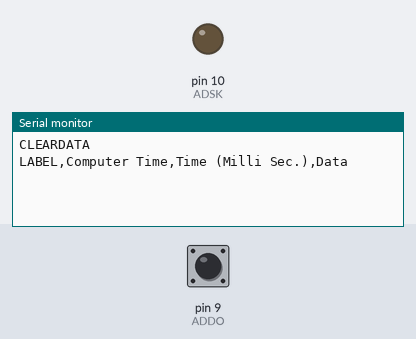
Simulated run of this sketch. Board: Arduino Uno, built with avr-gcc and run on an emulated ATmega328P. Shown: output pins drawn as LEDs (lit = HIGH), the last lines printed to the serial monitor. The inputs (shaded band) are chosen by the test bench; at power-on: pin 9 (ADDO) HIGH.

Above: at 1.2 s.
1.3 s: pin 9 (ADDO) pulled LOW for 0.15 s
At 2.6 s:
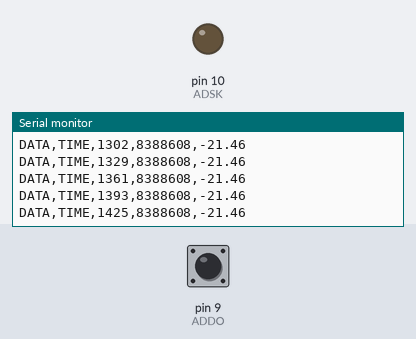
2.9 s: pin 9 (ADDO) pulled LOW for 1 s
At 4.7 s:
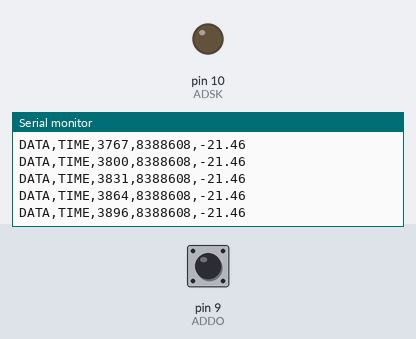
5.4 s: pin 9 (ADDO) driven LOW
At 6.4 s:
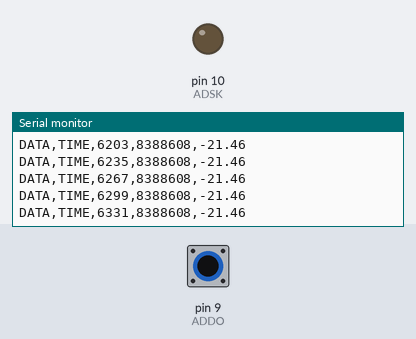
Timing chart, 0 to 8.4 s (numbered marks = the images above; inputs shaded):
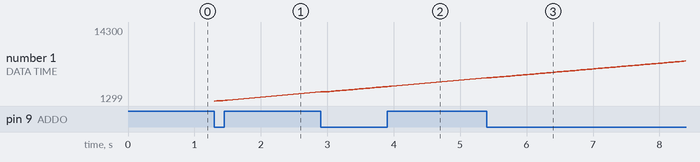

Measured:
- after the input at 1.3 s, the serial monitor: prints a new line at once (image 1)
- after the input at 2.9 s, the serial monitor: prints a new line at once (image 2)
- after the input at 5.4 s, the serial monitor: prints a new line at once (image 3)
- plotted number 1: 1425 → 3896 after the input at 2.9 s, 3896 → 14300 after the input at 5.4 s

The sketch:

Aquisi__o_de_Dados_com_Excel_PLX.ino
```cpp
// --- Mapeamento de Hardware ---
#define  ADDO  9    //Data Out 19
#define  ADSK  10   //SCK 22


// --- Protótipo das Funções Auxiliares ---
unsigned long ReadCount(); //conversão AD do HX711
unsigned long int milli_time;    //variable to hold the time

// --- Variáveis Globais ---
unsigned long convert;


// --- Configurações Iniciais ---
void setup()
{
  pinMode(ADDO, INPUT_PULLUP);   //entrada para receber os dados
  pinMode(ADSK, OUTPUT);         //saída para SCK
  Serial.begin(9600);               //Fastest baudrate
  Serial.println("CLEARDATA");        //This string is defined as a
                                      // commmand for the Excel VBA
                                      // to clear all the rows and columns
 Serial.println("LABEL,Computer Time,Time (Milli Sec.),Data");
                                      //LABEL command creates label for
                                      // columns in the first row with bold font

} //end setup


// --- Loop Infinito ---
void loop()
{


  convert = ReadCount();

 milli_time = millis();

Serial.print("DATA,TIME,");
Serial.print(milli_time);
Serial.print(",");
// Serial.println(random(10,20));
 Serial.print(convert);
 Serial.print(",");
 Serial.println((-0.0002264*convert)+1877.7218);


} //end loop


// --- Funções ---
unsigned long ReadCount()
{
  unsigned long Count = 0;
  unsigned char i;

  digitalWrite(ADSK, LOW);

  while (digitalRead(ADDO));

  for (i = 0; i < 24; i++)
  {
    digitalWrite(ADSK, HIGH);
    Count = Count << 1;
    digitalWrite(ADSK, LOW);
    if (digitalRead(ADDO)) Count++;

  } //end for

  digitalWrite(ADSK, HIGH);
  Count = Count ^ 0x800000;
  digitalWrite(ADSK, LOW);

  return (Count);


} //end ReadCount
```
